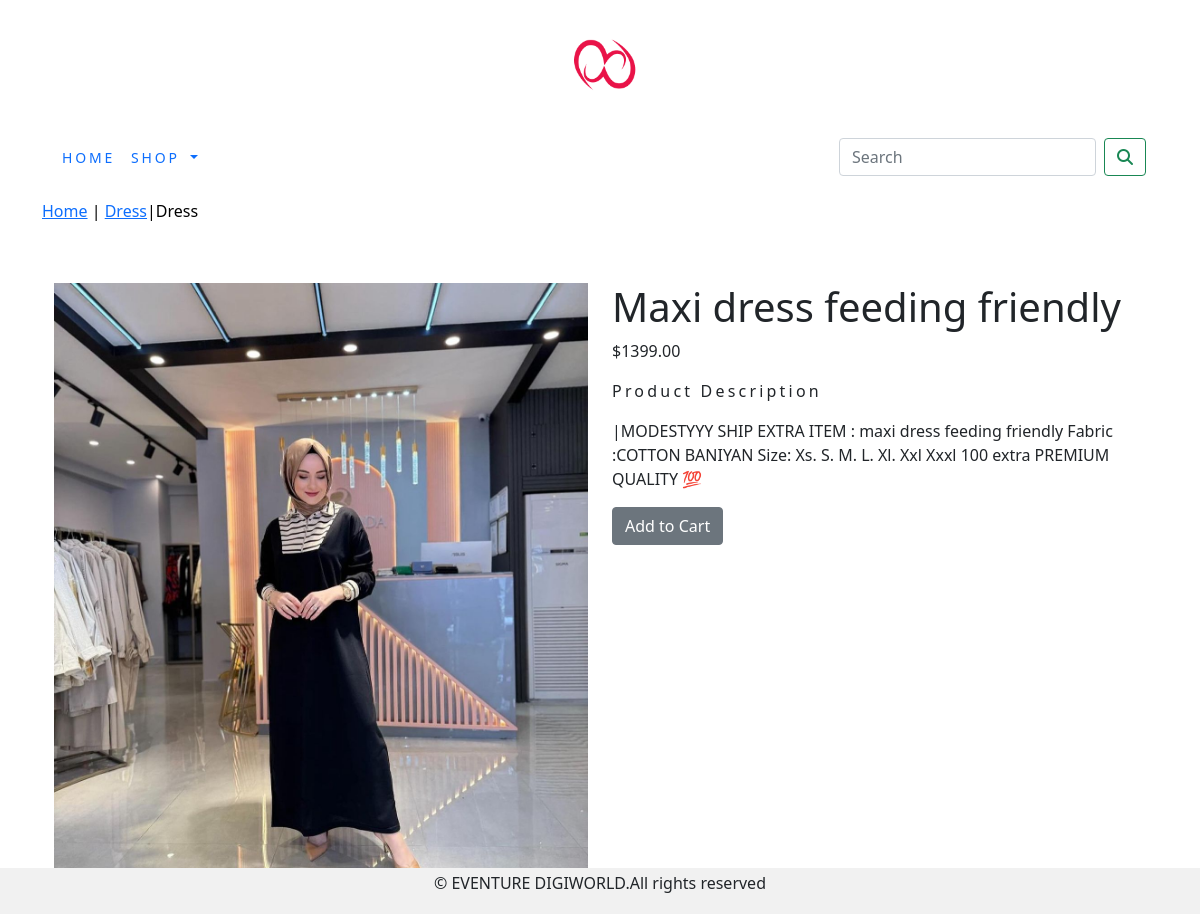
/shop/dress/maxi-dress-feeding-friendly/, run on the app's committed database.
### shop/models.py (models this page shows, shortened)
class Product(models.Model):
    name=models.CharField(max_length=250,unique=True)
    slug=models.SlugField(max_length=250,unique=True)
    description=models.TextField(blank=True)
    price=models.DecimalField(max_digits=10,decimal_places=2)
    category=models.ForeignKey(Category,on_delete=models.CASCADE)
    image = models.ImageField(upload_to='product', blank=True)
    stock=models.IntegerField()
    available=models.BooleanField(default=True)
    created=models.DateTimeField(auto_now_add=True)
    updated=models.DateTimeField(auto_now=True)
    class Meta:
        ordering=('name',)
        verbose_name='product'
        verbose_name_plural='products'

class Category(models.Model):
    name=models.CharField(max_length=250,unique=True)
    slug=models.SlugField(max_length=250,unique=True)
    description=models.TextField(blank=True)
    image=models.ImageField(upload_to='category',blank=True)
    class Meta:
        ordering=('name',)
        verbose_name='category'
        verbose_name_plural='categories'
    def get_url(self):
        return reverse('shop:product_by_category',args=[self.slug])
    def __str__(self):
        return  '{}'.format(self.name)

### shop/views.py (the view)
# urls.py: path('<slug:c_slug>/<slug:product_slug>/', views.proDetail, name='prodCatdetail'),
def proDetail(request,c_slug,product_slug):
    try:
        product=Product.objects.get(category__slug=c_slug,slug=product_slug)
    except Exception as e:
        raise e
    return render(request,'product.html',{ 'product':product} )

### cart/context_processors.py (called while the page is built)
def counter(request):
    item_count=0
    if 'admin' in request.path:
        return {}
    else:
        try:
            cart=Cart.objects.filter(cart_id=_cart_id(request))
            cart_items=CartItem.objects.all().filter(cart=cart[:1])
            for cart_item in cart_items:
                item_count += cart_item.quantity
        except Cart. DoesNotExist:
            item_count = 0
    return dict(item_count=item_count)

### cart/views.py (called while the page is built)
def _cart_id(request):
    cart = request.session.session_key
    if not cart:
        cart = request.session.create()
    return cart

### shop/context_processors.py (called while the page is built)
def menu_links(request):
    links=Category.objects.all()
    return dict(links=links)

### template/product.html (shortened to what this page needs)
{% extends 'base.html' %}
{% load static %}
{% block content %}
<div class="row my_prod_row_class">
        <div class="mx_auto">
                <p> <a href="{% url 'shop:allProdCat' %}">Home</a> |  <a href ="{{product.category.get_url}}">{{product.category}}</a>|{{product.category}}</p>
        </div>
</div>
<div class="container">
<br>
<div class="row">
        <div class="col-12 col-sm12 col-md-12 col-lg-6 text-center">
                <div style="min-width:18rem">
                        <img src="{{product.image.url}}" alt="{{product.name}}" style="max-width:100%;max-height:60%;">
                </div>
        </div>
              <div class="col-12 col-sm-12 col-md-12 col-lg-6">
                      <div>
                      <h1 class="my_prod_title">{{product.name}}</h1>
                      <P>${{product.price}}</P>
                      <p class="my_title">Product Description</p>
                      <p class="text-justify my_prod_text">|{{product.description}}</p>
                      {% if product.stock <= 0 %}
                      <p class="text-justify my_prod_text"><b>Out of stock</b></p>
                      {% else %}
                      <a class="btn btn-secondary btn-block my_custom_button" href="{% url 'cart:add_cart' product.id %}">Add to Cart</a>
                      {% endif %}
              </div>
                      </div>
      </div>
</div>
{% endblock %}

### static/css/custom.css (style rules this page uses)
body { font-family: 'Roboto', sans-serif; }
.my_title { font-size:16px text-transform:uppercase; letter-spacing:.2em; }
.my_prod_row_class { padding-top:15px; padding-bottom:20px; }
.my_prod_row_class .mx_auto { color:#000; font-size;12px; text-decoration:none; }
.my_prod_text { padding-right:20px; }

### data on the page
Product: category "Dress", image (picture), name "Maxi dress feeding friendly", price "1399.00", description "MODESTYYY SHIP EXTRA ITEM : maxi dress feeding friendly Fabric :COTTON BANIYAN Size: Xs. S. M. L. Xl. Xxl Xxxl 100 extra PREMIUM QUALITY 💯"
